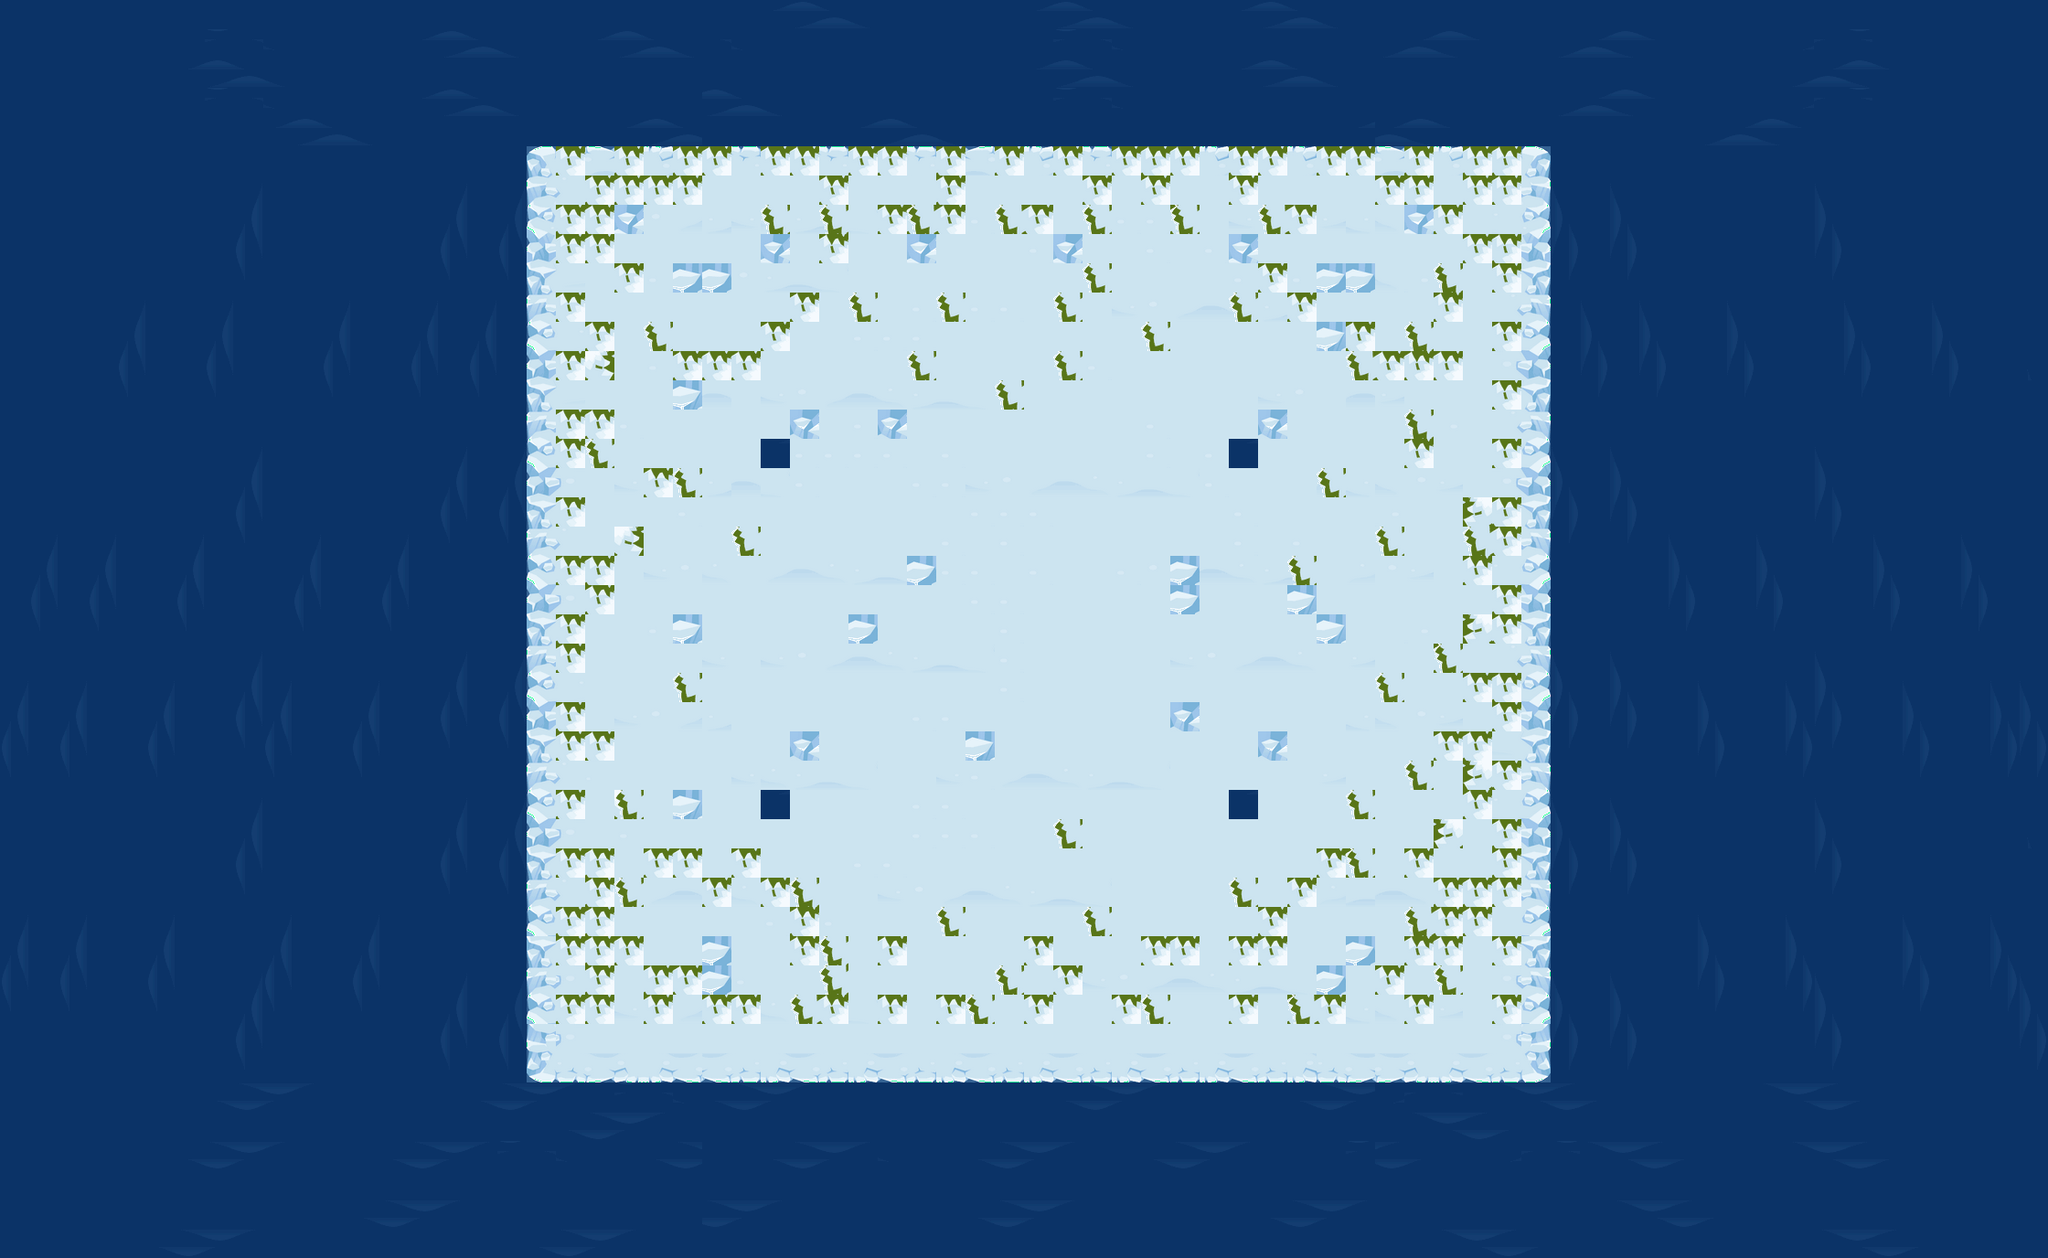

A level layout from a 2D game, rendered from its tile map. Below: a short description, then the map file with tile-grid data replaced by summaries:
An orthogonal 70x43 tile map with 32x32 px tiles, 8 tile layers (base, Tile Layer 1, Colissins, spawns, ...), 3 hidden layers not drawn.

<map version="1.0" orientation="orthogonal" renderorder="left-down" width="70" height="43" tilewidth="32" tileheight="32" backgroundcolor="#2aff9d" nextobjectid="13">
 <tileset firstgid="1" name="Tileset" tilewidth="32" tileheight="32" tilecount="2500" columns="50">
  <image source="map.png" width="1600" height="1600" />
  <tile id="1">
   <properties>
    <property name="type" value="health" />
   </properties>
  </tile>
  <tile id="2">
   <properties>
    <property name="type" value="cannon" />
   </properties>
  </tile>
  <tile id="3">
   <properties>
    <property name="type" value="health" />
   </properties>
  </tile>
  <tile id="4">
   <properties>
    <property name="type" value="cannon" />
   </properties>
  </tile>
  <tile id="5">
   <properties>
    <property name="type" value="sign" />
   </properties>
  </tile>
  <tile id="6">
   <properties>
    <property name="type" value="crate" />
   </properties>
  </tile>
  <tile id="300">
   <properties>
    <property name="type" value="test" />
   </properties>
  </tile>
  <tile id="505">
   <properties>
    <property name="type" value="cannon" />
   </properties>
  </tile>
  <tile id="802">
   <properties>
    <property name="type" value="health" />
   </properties>
  </tile>
  <tile id="1700">
   <properties>
    <property name="type" value="spawn" />
   </properties>
  </tile>
  <tile id="1709">
   <properties>
    <property name="type" value="crate" />
   </properties>
  </tile>
  <tile id="1800">
   <properties>
    <property name="type" value="trees" />
   </properties>
  </tile>
  <tile id="1801">
   <properties>
    <property name="type" value="trees" />
   </properties>
  </tile>
  <tile id="1852">
   <properties>
    <property name="type" value="blocksign" />
   </properties>
  </tile>
  <tile id="2300">
   <properties>
    <property name="type" value="signs" />
   </properties>
  </tile>
  <tile id="2400">
   <properties>
    <property name="type" value="sign" />
   </properties>
  </tile>
  <tile id="2450">
   <properties>
    <property name="type" value="health" />
   </properties>
  </tile>
  <tile id="2451">
   <properties>
    <property name="type" value="cannon" />
   </properties>
  </tile>
  <tile id="2452">
   <properties>
    <property name="type" value="crate" />
   </properties>
  </tile>
  <tile id="2453">
   <properties>
    <property name="type" value="sign" />
   </properties>
  </tile>
 </tileset>
 <layer name="base" width="70" height="43">
  <data>[3010 cells, 3010 non-empty, 40 distinct tile ids]</data>
 </layer>
 <layer name="Tile Layer 1" width="70" height="43">
  <data>[3010 cells, 0 non-empty, 0 distinct tile ids]</data>
 </layer>
 <layer name="Colissins" width="70" height="43">
  <data>[3010 cells, 1954 non-empty, 1 distinct tile ids]</data>
 </layer>
 <layer name="Robot Colissions" width="70" height="43" visible="0">
  <data>[3010 cells, 0 non-empty, 0 distinct tile ids]</data>
 </layer>
 <layer name="spawns" width="70" height="43">
  <data>[3010 cells, 4 non-empty, 1 distinct tile ids]</data>
 </layer>
 <layer name="itemspawns" width="70" height="43">
  <data>[3010 cells, 177 non-empty, 5 distinct tile ids]</data>
 </layer>
 <layer name="treemode" width="70" height="43" visible="0">
  <data>[3010 cells, 117 non-empty, 5 distinct tile ids]</data>
 </layer>
 <layer name="base1" width="70" height="43" visible="0">
  <data>[3010 cells, 959 non-empty, 115 distinct tile ids]</data>
 </layer>
 <layer name="suddendeath" width="70" height="43">
  <data>[3010 cells, 0 non-empty, 0 distinct tile ids]</data>
 </layer>
 <layer name="suddendeathColissions" width="70" height="43">
  <data>[3010 cells, 0 non-empty, 0 distinct tile ids]</data>
 </layer>
 <layer name="suddendeath" width="70" height="43">
  <data>[3010 cells, 64 non-empty, 5 distinct tile ids]</data>
 </layer>
</map>